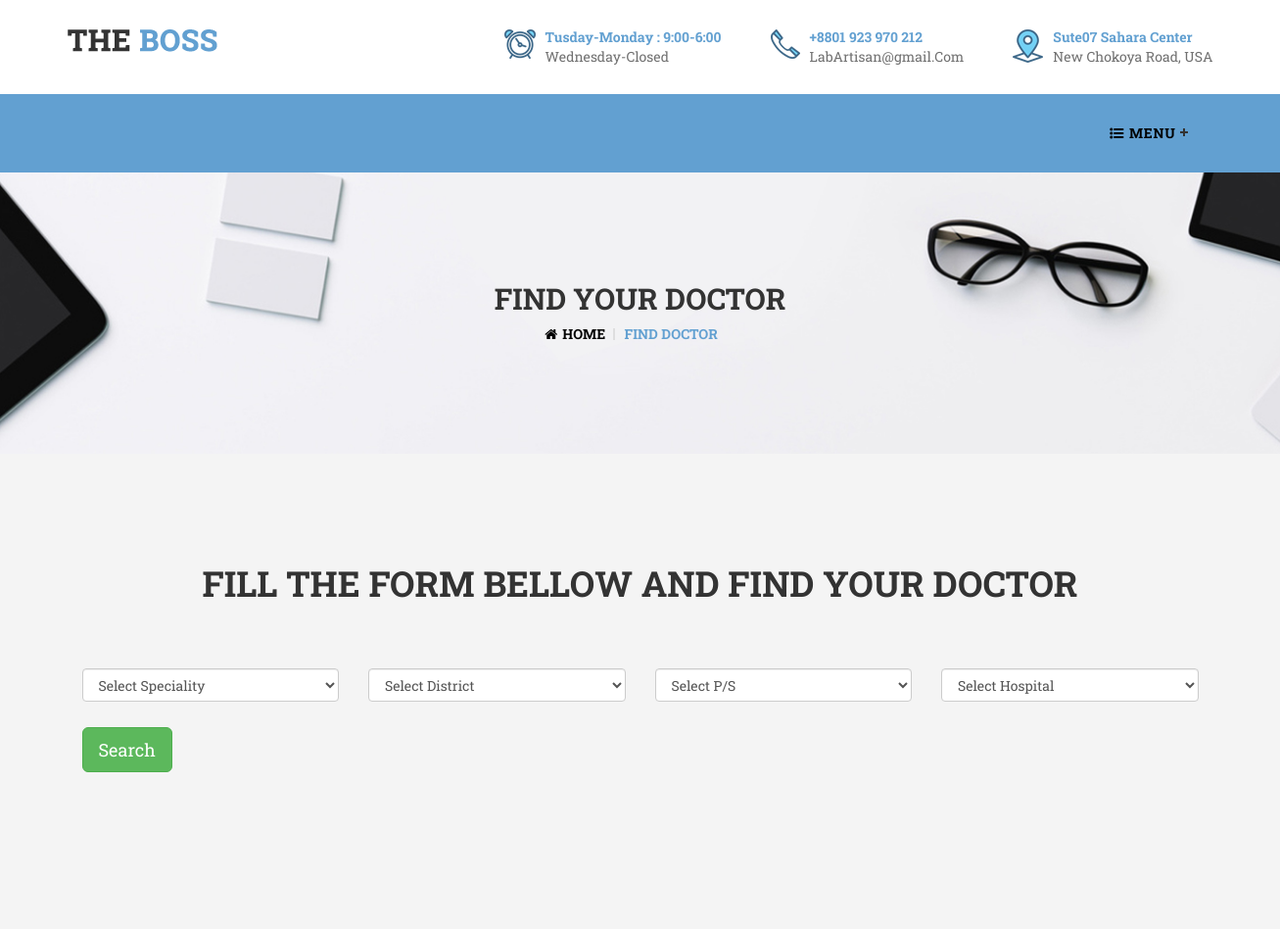
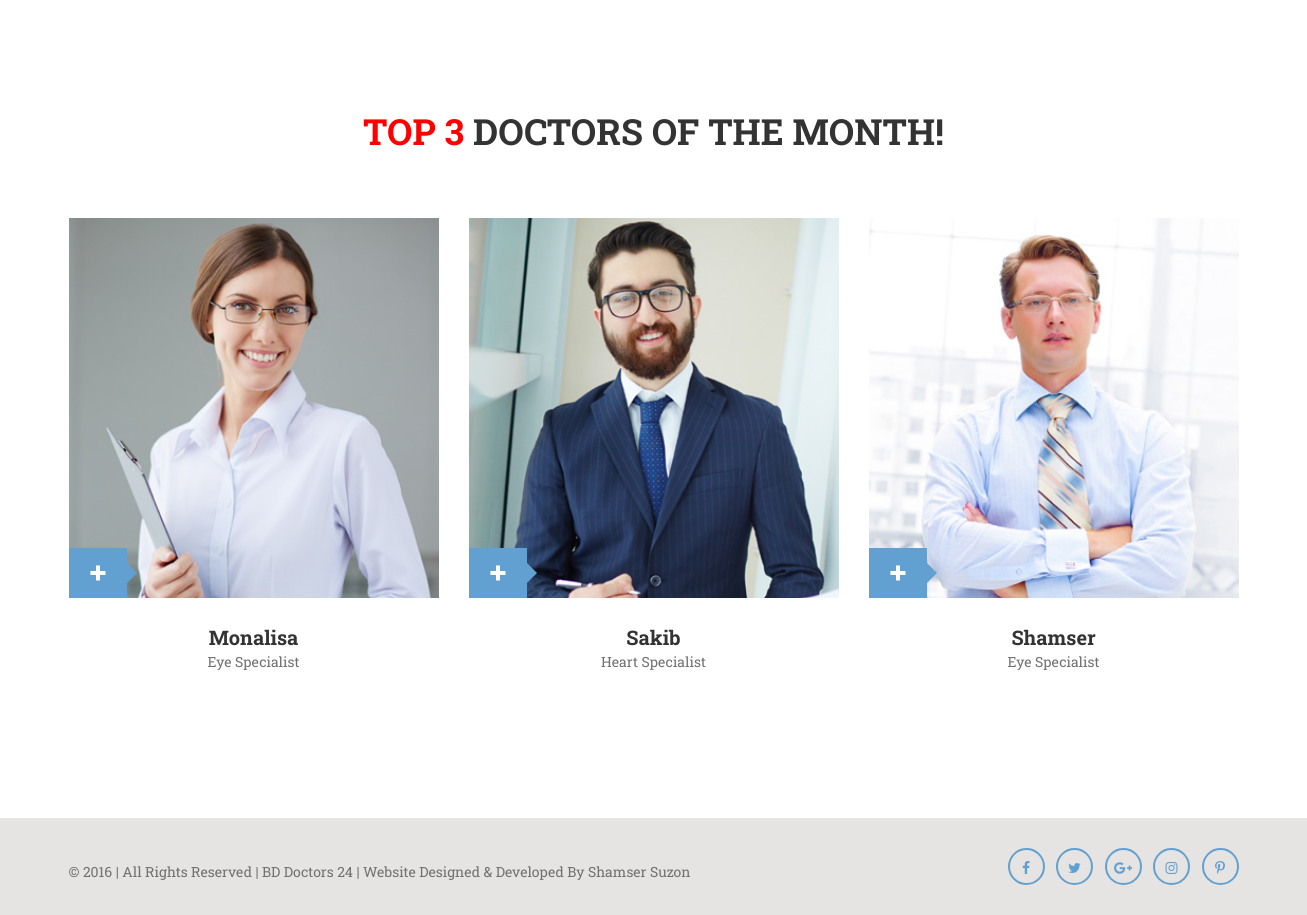
Screenshot of /find-doctor.php with the database file from the repository (2 pictures, top to bottom).
### tables this page shows
CREATE TABLE IF NOT EXISTS `doctor_info` (
  `id` int(10) NOT NULL AUTO_INCREMENT,
  `d_name` varchar(100) NOT NULL,
  `d_spciality` varchar(100) NOT NULL,
  `d_degree` varchar(500) NOT NULL,
  `d_detail` varchar(2000) NOT NULL,
  `d_hospital` varchar(100) NOT NULL,
  `d_chamber` varchar(1000) NOT NULL,
  `d_fees_np` varchar(5) NOT NULL,
  `d_fees_rp` varchar(5) NOT NULL,
  `d_contact` varchar(20) NOT NULL,
  `d_district` varchar(100) NOT NULL,
  `d_ps` varchar(100) NOT NULL,
  `d_image` varchar(1000) NOT NULL,
  `d_type` varchar(100) NOT NULL,
  PRIMARY KEY (`id`)
);

### find-doctor.php (the view, shortened to what this page needs)
<!doctype html>
<html class="no-js" lang="en">
<head>
        <link rel="stylesheet" href="assets/css/normalize.css">
        <link rel="stylesheet" href="assets/css/main.css">
        <link rel="stylesheet" href="assets/css/bootstrap.min.css">
		<link rel="stylesheet" href="assets/font/flaticon.css">
		<link rel="stylesheet" href="assets/css/font-awesome.min.css">
		<link rel="stylesheet" href="assets/css/camera.css">
		<link rel="stylesheet" href="assets/css/animate.css">
		<link rel="stylesheet" href="assets/css/jquery.fancybox.css">
		<link rel="stylesheet" href="assets/css/swiper.min.css" />
		<link rel="stylesheet" href="assets/css/jquery.nstSlider.css" />
		<link rel="stylesheet" href="assets/css/flexslider.css" />
		<link rel="stylesheet" href="assets/css/style.css" />
		<link rel="stylesheet" href="assets/css/responsive.css" />
    </head>
    <body>
		<header>
			<?php include ('header.php'); ?>
		</header>
		<section class="breadcrumb-section section">
			<div class="container">
				<div class="breadcrumb-area">
					<h2 class="breadcrumb-title">find your doctor</h2>
					<ul class="breadcrumb-ul">
					  <li><a href="#">Home</a></li>
					  <li class="active-breadcrumb">find doctor</li>
					</ul>
				</div>
			</div>
		</section>
		<section class="section give-feedback-section"  >
			<div class="container demo" >
				<div class="row">
					<div class="section-heading" >
						<h2 class="section-title">Fill The Form Bellow and Find Your Doctor</h2>
					</div>
				</div>
                <?php
					include('connection.php');
				?>
                <div class="row">
                	<div class="sent-feedback-box">
                        <form action="" method="post" class="form-horizontal">
                              <div class="col-md-3 col-sm-6">
                                    <select class="form-control"  name="spec" >
                                    <option value="" selected disabled>Select Speciality</option>
                                    </select>
                              </div>
                              <div class="col-md-3 col-sm-6">
                                  <select class="form-control"  name="dst" id="dst" >
                                      <option value="" selected disabled>Select District</option>
                                  </select>
                              </div>
                              <div class="col-md-3 col-sm-6">
                                  <select class="form-control"  name="ps"  id="ps">
                                      <option value="" selected disabled>Select P/S</option>
                                  </select>
                              </div>
                              <div class="col-md-3 col-sm-6">
                                  <select class="form-control"  name="hosp" id="hosp" >
                                      <option value="" selected disabled>Select Hospital</option>
                                  </select>
                              </div>
                              <br><br><br>
                              <div class="col-md-12">
      								<input type="submit" name="search" value="Search" class="btn btn-lg btn-success">
    						  </div>
                        </form>
                	</div>
                </div>
                <br><br>
			</div>
		</section>
		<section class="section .team-section-find-doc team-section-two">
			<div class="container">
				<div class="row">
					<div class="section-heading">
                        <h2 class="section-title"><spam style="color:red">Top 3</spam> Doctors of the Month!</h2>
					</div>
				</div>
                <?php
                    $sql2="select * from doctor_info WHERE `d_type` = 'Featured' ORDER BY d_name";
                    $result2=mysqli_query($con , $sql2);
                ?>
				<div class="row">
					<div class="all-team-members row">
                        <?php
                            while ($data_row2=mysqli_fetch_array($result2)) {
                        ?>
						<div class="col-md-4 col-sm-6 col-xs-12">
							<div class="single-team-member">
								<div class="member-image">
									<img src="images/<?php echo $data_row2['d_image'] ?>" alt="" />
								</div>
								<div class="plus-minus-icon">
									<span class="minus-stick"></span>
								</div>
								<div class="member-info">
									<h3><a target="_blank" href="doctor-personal-info.php?id=<?php echo $data_row2['id'] ?>"><?php echo $data_row2['d_name'] ?></a></h3>
									<h4><?php echo $data_row2['d_spciality'] ?> Specialist</h4>
								</div>
							</div>
						</div> <?php } ?>
					</div>
				</div>
			</div>
		</section>
			<div class="footer-bottom">
				<div class="container">
					<div class="row">
						<div class="copyright-text">
							<p>&copy; 2016 | All Rights Reserved | <a href="index.html">BD Doctors 24</a> | Website Designed & Developed By <a target="_blank" href="http://shamsersindex.com/">Shamser Suzon</a></p>
						</div>
						<div class="social-icon">
							<ul>
								<li><a href="#"><i class="fa fa-facebook" aria-hidden="true"></i></a></li>
								<li><a href="#"><i class="fa fa-twitter" aria-hidden="true"></i></a></li>
								<li><a href="#"><i class="fa fa-google-plus" aria-hidden="true"></i></a></li>
								<li><a href="#"><i class="fa fa-instagram" aria-hidden="true"></i></a></li>
								<li><a href="#"><i class="fa fa-pinterest-p" aria-hidden="true"></i></a></li>
							</ul>
						</div>
					</div>
				</div>
			</div>
    </body>
</html>

### assets/css/main.css (style rules this page uses)
html { color: #222; font-size: 16px; line-height: 1.4; }
audio, canvas, iframe, img, svg, video { vertical-align: middle; }

### rows the page displays
doctor_info: d_image (picture), d_name "Monalisa", d_spciality "Eye"
doctor_info: d_image (picture), d_name "Sakib", d_spciality "Heart"
doctor_info: d_image (picture), d_name "Shamser", d_spciality "Eye"
